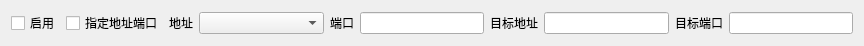
<?xml version="1.0" encoding="UTF-8"?>
<ui version="4.0">
 <class>TcpTransmissionItem</class>
 <widget class="QWidget" name="TcpTransmissionItem">
  <property name="geometry">
   <rect>
    <x>0</x>
    <y>0</y>
    <width>864</width>
    <height>38</height>
   </rect>
  </property>
  <property name="windowTitle">
   <string>Form</string>
  </property>
  <layout class="QHBoxLayout" name="horizontalLayout">
   <item>
    <widget class="QCheckBox" name="enableCheckBox">
     <property name="text">
      <string>启用</string>
     </property>
    </widget>
   </item>
   <item>
    <widget class="QCheckBox" name="customAddressCheckBox">
     <property name="text">
      <string>指定地址端口</string>
     </property>
    </widget>
   </item>
   <item>
    <widget class="QLabel" name="label">
     <property name="text">
      <string>地址</string>
     </property>
    </widget>
   </item>
   <item>
    <widget class="QComboBox" name="addressComboBox">
     <property name="sizePolicy">
      <sizepolicy hsizetype="Expanding" vsizetype="Fixed">
       <horstretch>0</horstretch>
       <verstretch>0</verstretch>
      </sizepolicy>
     </property>
    </widget>
   </item>
   <item>
    <widget class="QLabel" name="label_2">
     <property name="text">
      <string>端口</string>
     </property>
    </widget>
   </item>
   <item>
    <widget class="QLineEdit" name="portLineEdit"/>
   </item>
   <item>
    <widget class="QLabel" name="label_3">
     <property name="text">
      <string>目标地址</string>
     </property>
    </widget>
   </item>
   <item>
    <widget class="QLineEdit" name="targetAddressLineEdit"/>
   </item>
   <item>
    <widget class="QLabel" name="label_4">
     <property name="text">
      <string>目标端口</string>
     </property>
    </widget>
   </item>
   <item>
    <widget class="QLineEdit" name="targetPortLineEdit"/>
   </item>
  </layout>
 </widget>
 <resources/>
 <connections/>
</ui>
